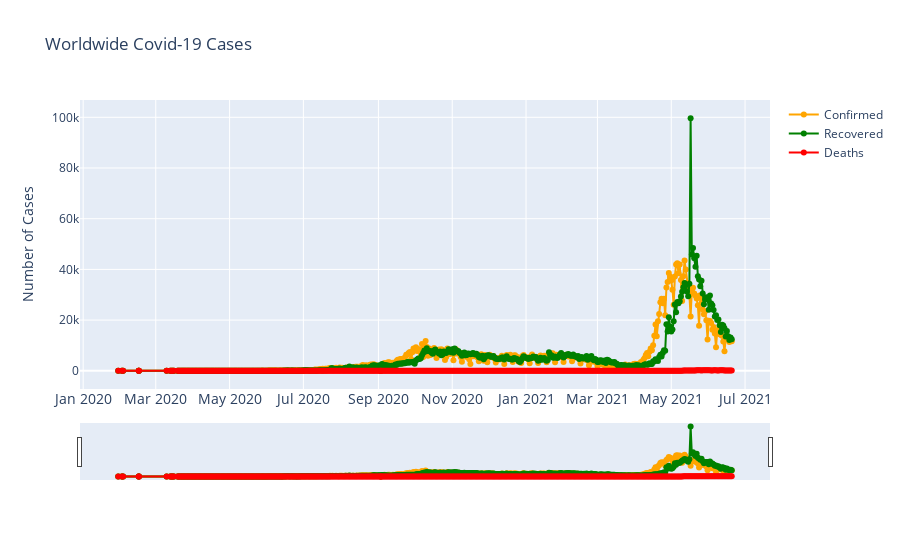

Notebook code cell kept with this figure:
### Code cell
fig = go.Figure()
fig.add_trace(go.Scatter(x = dashboard_date_wise['Date'], y = dashboard_date_wise['Confirmed'], mode = 'lines+markers', name = 'Confirmed', line = dict(color = "Orange", width = 2)))
fig.add_trace(go.Scatter(x =dashboard_date_wise['Date'], y = dashboard_date_wise['Recovered'], mode = 'lines+markers', name = 'Recovered', line = dict(color = "Green", width = 2)))
fig.add_trace(go.Scatter(x = dashboard_date_wise['Date'], y = dashboard_date_wise['Death'], mode = 'lines+markers', name = 'Deaths', line = dict(color = "Red", width = 2)))
fig.update_layout(title = 'Worldwide Covid-19 Cases', xaxis_tickfont_size = 14, yaxis = dict(title = 'Number of Cases'))

#fig.show()
fig.update_layout(xaxis_rangeslider_visible=True)
fig.show()

### Figure 1 — Plotly figure (JSON) as saved in the notebook; plotly's stock layout.template omitted (floating-point values rounded to 4 significant figures; data arrays with more than 128 entries replaced by an {"elided": "..."} marker saying what was removed)
{"data": [{"line": {"color": "Orange", "width": 2}, "mode": "lines+markers", "name": "Confirmed", "type": "scatter", "x": {"elided": "470 str values"}, "y": {"elided": "470 int values"}}, {"line": {"color": "Green", "width": 2}, "mode": "lines+markers", "name": "Recovered", "type": "scatter", "x": {"elided": "470 str values"}, "y": {"elided": "470 int values"}}, {"line": {"color": "Red", "width": 2}, "mode": "lines+markers", "name": "Deaths", "type": "scatter", "x": {"elided": "470 str values"}, "y": {"elided": "470 int values"}}], "layout": {"title": {"text": "Worldwide Covid-19 Cases"}, "xaxis": {"rangeslider": {"visible": true}, "tickfont": {"size": 14}}, "yaxis": {"title": {"text": "Number of Cases"}}}}
